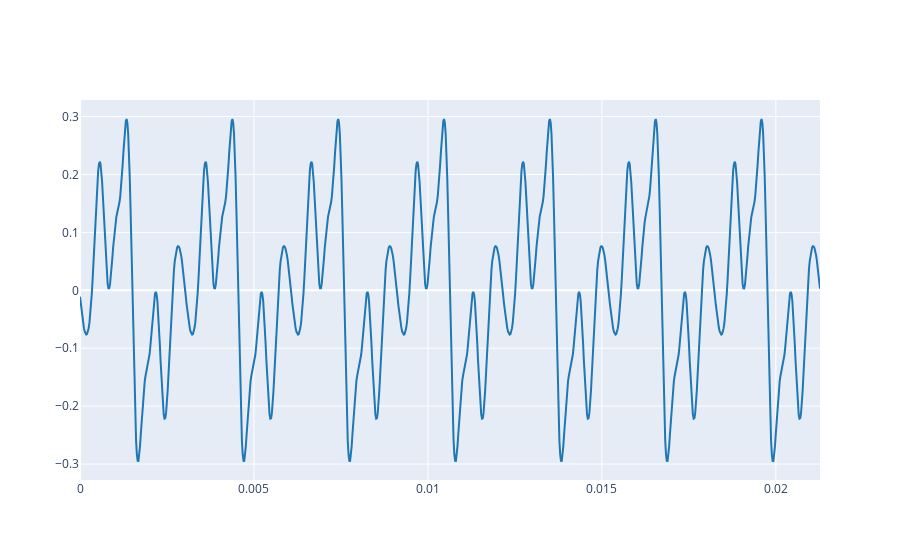

Notebook code cell kept with this figure:
### Markdown cell above
3.2. Now, define a harmonic signal, `y` whose fundamental frequency is the defined in Lab 1. Go step by step adding a new harmonic in each step. Plot both signals (the reference and the synthesized) and try to reproduce the shape of the reference signal.

### Code cell
K = 8  # using 8 harmonics to start
db_vals = np.array([-15.3, -20.7, -25.7, -15, -40.3, -46.3, -25, -30.6, -47.4])  # dB values of each frequency component
A_k = 10 ** ((db_vals - db_vals[0]) / 20) # convert dB to linear scale
y = np.zeros_like(t)

for k in range(1, K+1):
    y += A_k[k-1] * np.cos(2*np.pi*k*f0*t + k*phi - (k-1)*np.pi/2) #add up components

# normalize so max amplitude matches reference (A1)
y = A1 * y / np.max(np.abs(y))

# plot 
plot_signals([np.real(y)], fs, name=['real part'])

### Figure 1 — Plotly figure (JSON) as saved in the notebook; plotly's stock layout.template omitted (floating-point values rounded to 4 significant figures; data arrays with more than 128 entries replaced by an {"elided": "..."} marker saying what was removed)
{"data": [{"line": {"color": "#1f77b4", "shape": "linear"}, "mode": "lines", "name": "real part", "type": "scatter", "x": {"elided": "938 float values"}, "y": {"elided": "938 float values"}}], "layout": {}}
